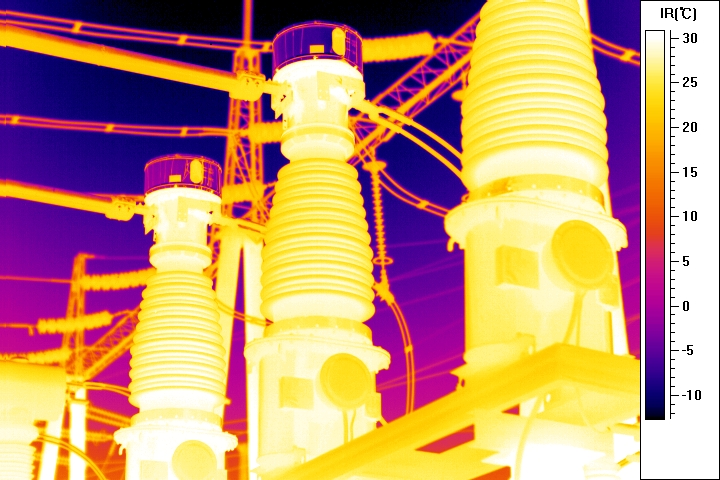
%> input picture Material/ (1).jpg, 720 x 480 px
$ octave --eval "result = wavelet_enhancement(imread('Material/ (1).jpg'));"   (GNU Octave 9; MATLAB toolbox functions it lacks are replaced by stand-ins)
%> lines starting %> are read from the running program, lines starting %| are printed output that depends on the picture
function enhanced_img = wavelet_enhancement(img)
% WAVELET_ENHANCEMENT 基于小波变换的图像增强算法
%   参数:
%     img - 输入的灰度图像
%   返回:
%     enhanced_img - 增强后的图像

% 转换为double类型进行计算
img_double = im2double(img);

% 进行二层小波分解 (使用db4小波)
[c, s] = wavedec2(img_double, 2, 'db4');
%> s = [125 185 3; 125 185 3; 243 363 3; 480 720 3]

% 提取近似系数和细节系数
a2 = appcoef2(c, s, 'db4', 2);
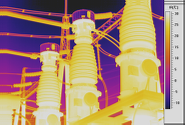
%> a2: size 125x185x3 double; mean R, G, B 2.99, 2.3, 1.85; drawn with min black and max white
[h2, v2, d2] = detcoef2('all', c, s, 2);
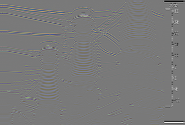
%> h2: size 125x185x3 double; mean R, G, B -0.00108, -0.000962, -0.00108; drawn with min black and max white
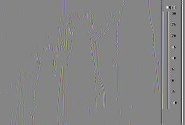
%> v2: size 125x185x3 double; mean R, G, B -0.0032, -0.00344, -0.00317; drawn with min black and max white
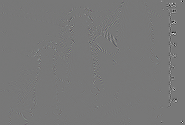
%> d2: size 125x185x3 double; mean R, G, B 7.27e-05, 8.12e-05, 5.9e-05; drawn with min black and max white
[h1, v1, d1] = detcoef2('all', c, s, 1);
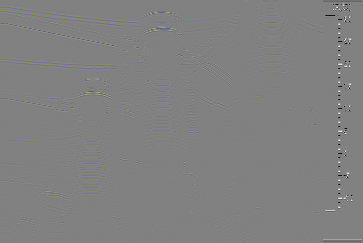
%> h1: size 243x363x3 double; mean R, G, B -0.000355, -0.000368, -0.000348; drawn with min black and max white
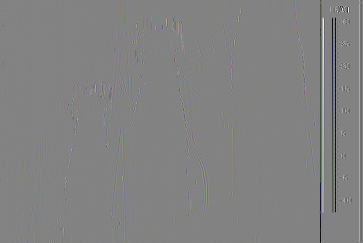
%> v1: size 243x363x3 double; mean R, G, B -0.00373, -0.0041, -0.0035; drawn with min black and max white

% 显示各系数维度（用于调试）
fprintf('小波系数维度信息：\n');
fprintf('a2: %dx%d\n', size(a2,1), size(a2,2));
%| a2: 125x185
fprintf('h2: %dx%d\n', size(h2,1), size(h2,2));
%| h2: 125x185
fprintf('v2: %dx%d\n', size(v2,1), size(v2,2));
%| v2: 125x185
fprintf('d2: %dx%d\n', size(d2,1), size(d2,2));
%| d2: 125x185
fprintf('h1: %dx%d\n', size(h1,1), size(h1,2));
%| h1: 243x363
fprintf('v1: %dx%d\n', size(v1,1), size(v1,2));
%| v1: 243x363
fprintf('d1: %dx%d\n', size(d1,1), size(d1,2));
%| d1: 243x363

% 增强细节系数 (提高对比度)
enhance_factor = 1.5;  % 增强因子
h2 = h2 * enhance_factor;
v2 = v2 * enhance_factor;
d2 = d2 * enhance_factor;
h1 = h1 * enhance_factor;
v1 = v1 * enhance_factor;
d1 = d1 * enhance_factor;

% 正确重构小波系数（按列向量顺序排列）
a2_col = a2(:);
h2_col = h2(:);
v2_col = v2(:);
d2_col = d2(:);
h1_col = h1(:);
v1_col = v1(:);
d1_col = d1(:);

% 按正确顺序组合系数向量
c_new = [a2_col; h2_col; v2_col; d2_col; h1_col; v1_col; d1_col];

% 使用原始尺寸信息进行重构
enhanced_img_double = waverec2(c_new, s, 'db4');
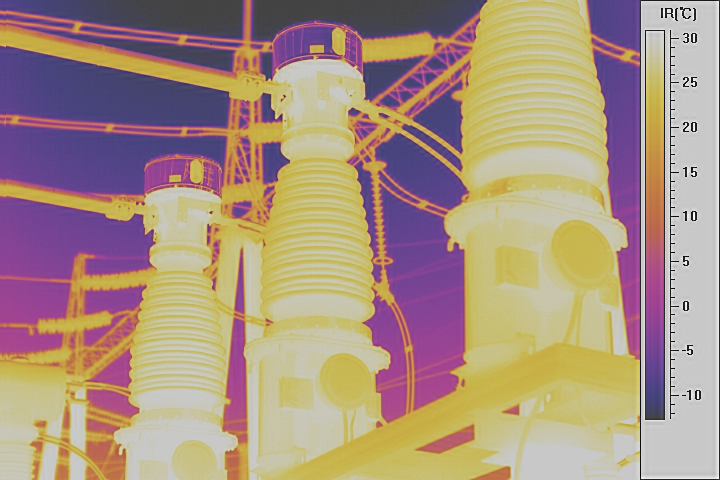
%> enhanced_img_double: size 480x720x3 double; mean R, G, B 0.769, 0.593, 0.468; mean of the top-left, top-right, bottom-left and bottom-right quarters 0.405, 0.615, 0.715, 0.705; drawn with min black and max white

% 裁剪到有效范围
enhanced_img_double = max(min(enhanced_img_double, 1), 0);

% 转回uint8类型
enhanced_img = im2uint8(enhanced_img_double);
end

$ run again, on Material/ (10).jpg
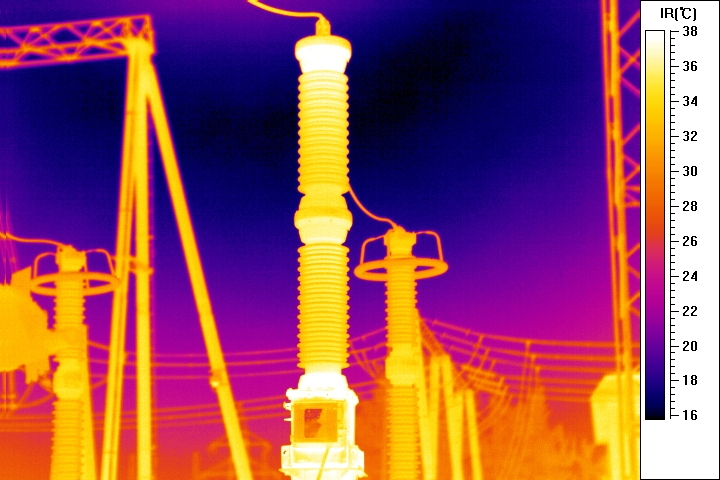
%> input picture Material/ (10).jpg, 720 x 480 px
%> s = [125 185 3; 125 185 3; 243 363 3; 480 720 3]
%> in wavelet_enhancement, `[h1, v1, d1] = detcoef2('all', c, s, 1);`:
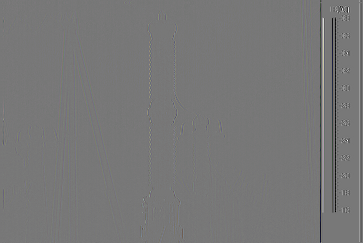
%> v1: size 243x363x3 double; mean R, G, B -0.00395, -0.00416, -0.00372; drawn with min black and max white
%| a2: 125x185
%| h2: 125x185
%| v2: 125x185
%| d2: 125x185
%| h1: 243x363
%| v1: 243x363
%| d1: 243x363
%> in wavelet_enhancement, `enhanced_img_double = waverec2(c_new, s, 'db4');`:
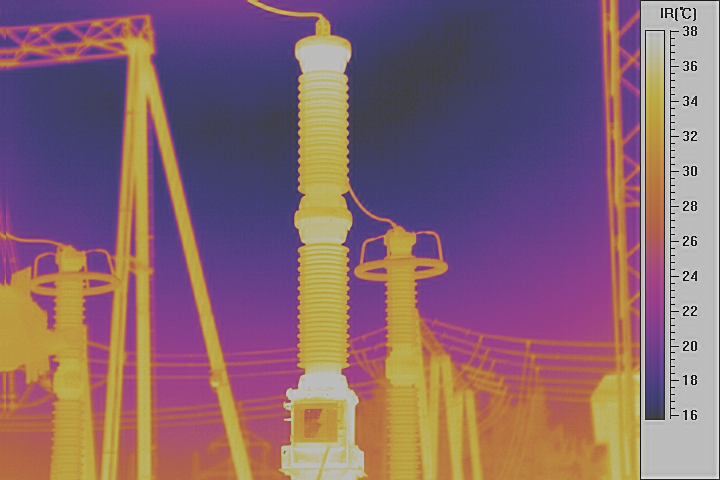
%> enhanced_img_double: size 480x720x3 double; mean R, G, B 0.579, 0.312, 0.385; drawn with min black and max white

$ run again, on Material/ (100).jpg
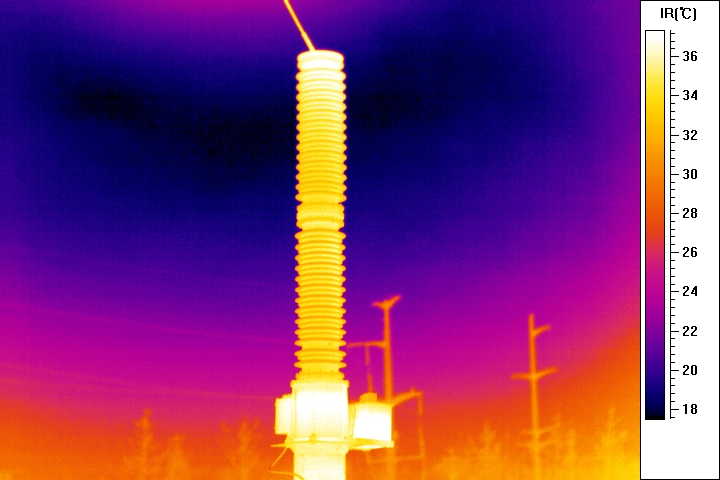
%> input picture Material/ (100).jpg, 720 x 480 px
%> s = [125 185 3; 125 185 3; 243 363 3; 480 720 3]
%> in wavelet_enhancement, `[h1, v1, d1] = detcoef2('all', c, s, 1);`:
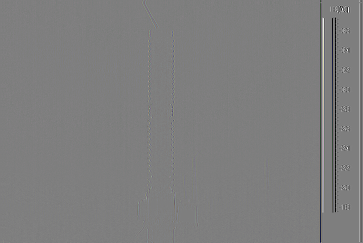
%> v1: size 243x363x3 double; mean R, G, B -0.00389, -0.00411, -0.00362; drawn with min black and max white
%| a2: 125x185
%| h2: 125x185
%| v2: 125x185
%| d2: 125x185
%| h1: 243x363
%| v1: 243x363
%| d1: 243x363
%> in wavelet_enhancement, `enhanced_img_double = waverec2(c_new, s, 'db4');`:
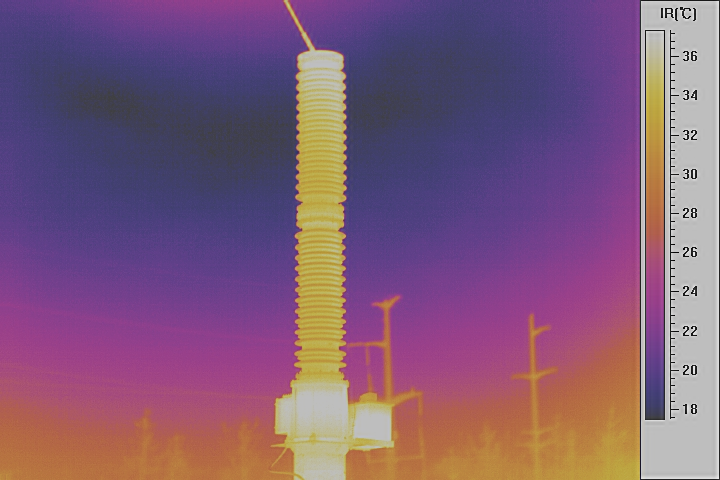
%> enhanced_img_double: size 480x720x3 double; mean R, G, B 0.505, 0.214, 0.455; mean of the top-left, top-right, bottom-left and bottom-right quarters 0.235, 0.352, 0.453, 0.526; drawn with min black and max white

$ run again, on Material/ (101).jpg
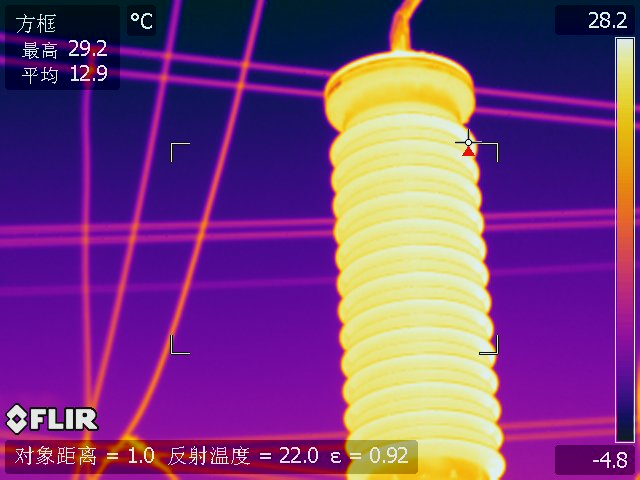
%> input picture Material/ (101).jpg, 640 x 480 px
%> s = [125 165 3; 125 165 3; 243 323 3; 480 640 3]
%| a2: 125x165
%| h2: 125x165
%| v2: 125x165
%| d2: 125x165
%| h1: 243x323
%| v1: 243x323
%| d1: 243x323
%> in wavelet_enhancement, `enhanced_img_double = waverec2(c_new, s, 'db4');`:
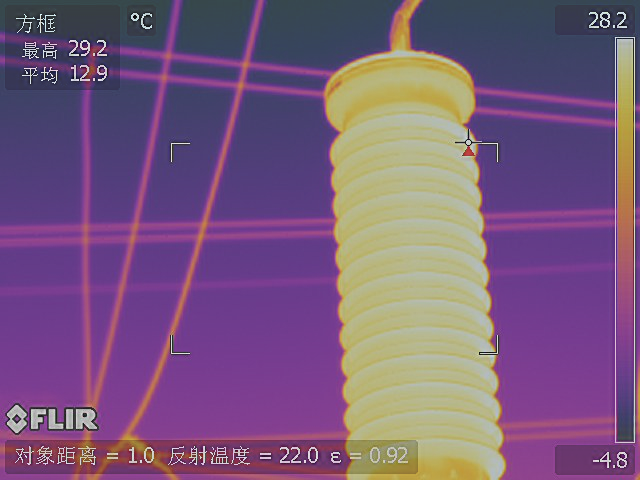
%> enhanced_img_double: size 480x640x3 double; mean R, G, B 0.467, 0.252, 0.493; mean of the top-left, top-right, bottom-left and bottom-right quarters 0.241, 0.434, 0.376, 0.566; drawn with min black and max white
